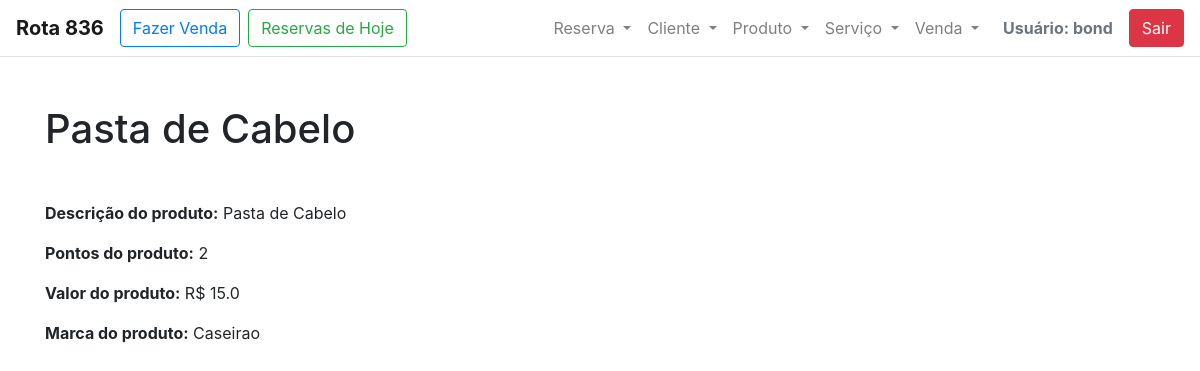
Screenshot of /salao/produto/1/ (signed in) with the database file from the repository.
### salao/models.py (models this page shows, shortened)
class Produto(models.Model):
    desc_produto = models.CharField(max_length=200, null=False)
    pontos_produto = models.IntegerField(null=False)
    valor_produto = models.FloatField(max_length=12, null=False)
    marca_produto = models.CharField(max_length=100, null=False)

### salao/views.py (the view)
# urls.py: path('produto/<int:pk>/', views.DetailViewProduto.as_view(), name='detalhes_produto'),
@method_decorator(login_required, name='dispatch')
class DetailViewProduto(generic.DetailView):
    model = Produto
    template_name = 'salao/produto/detalhes.html'

### salao/templates/salao/produto/detalhes.html (shortened to what this page needs)
{% extends '../base.html' %}
{% block h1_pagina %}
    {{ produto.desc_produto }}
{% endblock h1_pagina %}
{% block content %}
    <p class="mr-3"> <b>Descrição do produto:</b> {{produto.desc_produto}}</p>
<p class="mr-3"> <b>Pontos do produto:</b> {{produto.pontos_produto}}</p>
<p class="mr-3"> <b>Valor do produto:</b> R$ {{produto.valor_produto}}</p>
<p class="mr-3"> <b>Marca do produto:</b> {{produto.marca_produto}}</p>
{% endblock content %}

### salao/templates/salao/base.html (shortened to what this page needs)
{% load staticfiles %}
<!DOCTYPE html>
<html lang="pt-br" xmlns="http://www.w3.org/1999/html">
<head>
    <link href="{% static 'css/bootstrap.min.css' %}" rel="stylesheet">
    <link href="{% static 'css/bootstrap.css' %}" rel="stylesheet">
    <link href="{% static 'css/estilizacao.css' %}" rel="stylesheet">
</head>
<body>
      <nav class="navbar navbar-expand-lg navbar-light bg-light bg-white border-bottom box-shadow">
        <a class="navbar-brand font-weight-bold" href="{% url 'salao:dashboard' %}">Rota 836</a>
        <a class="btn btn-outline-primary" href="{% url 'salao:fazer_venda' %}">Fazer Venda</a>
        <a class="ml-2 btn btn-outline-success" href="{% url 'salao:reservas_hoje' %}">Reservas de Hoje</a>
        <div class="collapse navbar-collapse" id="navbarSupportedContent">
            <ul class="navbar-nav ml-lg-auto">
             <li class="nav-item dropdown">
                     <a class="nav-link dropdown-toggle" href="#" id="navbarDropdown" role="button" data-toggle="dropdown" aria-haspopup="true" aria-expanded="false">
                        Reserva
                    </a>
                </li>
                <li class="nav-item dropdown">
                     <a class="nav-link dropdown-toggle" href="#" id="navbarDropdown" role="button" data-toggle="dropdown" aria-haspopup="true" aria-expanded="false">
                        Cliente
                    </a>
                </li>
                <li class="nav-item dropdown">
                     <a class="nav-link dropdown-toggle" href="#" id="navbarDropdown" role="button" data-toggle="dropdown" aria-haspopup="true" aria-expanded="false">
                        Produto
                    </a>
                </li>
                <li class="nav-item dropdown">
                     <a class="nav-link dropdown-toggle" href="#" id="navbarDropdown" role="button" data-toggle="dropdown" aria-haspopup="true" aria-expanded="false">
                        Serviço
                    </a>
                </li>
                <li class="nav-item dropdown">
                     <a class="nav-link dropdown-toggle" href="#" id="navbarDropdown" role="button" data-toggle="dropdown" aria-haspopup="true" aria-expanded="false">
                        Venda
                    </a>
                </li>
            </ul>
            <a class="nav-link disabled font-weight-bold" href="#">Usuário: {{user}}</a>
            <a class="btn btn-danger" href="{% url 'salao:logout' %}">Sair</a>
  </div>
</nav>
        <div class="content container mt-5">
            <div class="page-header">
                <h1 class="display mb-5">{% block h1_pagina %}{% endblock h1_pagina %}</h1>
            </div>
            {% block content %}
            {% endblock content %}
        </div>
  </body>
</html>

### rows the page displays
Produto: desc_produto "Pasta de Cabelo", pontos_produto "2", valor_produto "15.0", marca_produto "Caseirao"

### other values shown
{{ user }} "bond"
